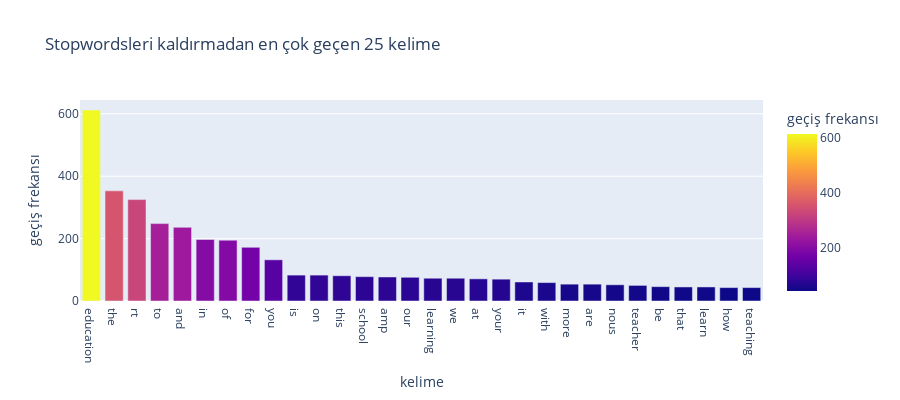

Here is the notebook cell this chart was saved with:
### Code cell
>>> from sklearn.feature_extraction.text import CountVectorizer
import plotly.express as px

def get_top_n_words(corpus, n=None):
    vec = CountVectorizer().fit(corpus)
    bag_of_words = vec.transform(corpus)
    sum_words = bag_of_words.sum(axis=0) 
    words_freq = [(word, sum_words[0, idx]) for word, idx in vec.vocabulary_.items()]
    words_freq =sorted(words_freq, key = lambda x: x[1], reverse=True)
    return words_freq[:n]
common_words = get_top_n_words(mydata["text"], 30)
df1 = pd.DataFrame(common_words, columns = ['kelime' , 'geçiş frekansı'])
fig = px.bar(df1, x='kelime', y='geçiş frekansı',
             hover_data=['kelime', 'geçiş frekansı'], color='geçiş frekansı',
             title='Stopwordsleri kaldırmadan en çok geçen 25 kelime',
             height=400)
fig.show()

### Figure 1 — Plotly figure (JSON) as saved in the notebook; plotly's stock layout.template omitted (floating-point values rounded to 4 significant figures)
{"data": [{"alignmentgroup": "True", "hovertemplate": "kelime=%{x}<br>geçiş frekansı=%{marker.color}<extra></extra>", "legendgroup": "", "marker": {"color": [612, 353, 325, 248, 236, 197, 195, 172, 132, 83, 83, 81, 78, 77, 76, 73, 73, 71, 70, 61, 59, 54, 54, 52, 50, 46, 45, 45, 43, 43], "coloraxis": "coloraxis", "pattern": {"shape": ""}}, "name": "", "offsetgroup": "", "orientation": "v", "showlegend": false, "textposition": "auto", "type": "bar", "x": ["education", "the", "rt", "to", "and", "in", "of", "for", "you", "is", "on", "this", "school", "amp", "our", "learning", "we", "at", "your", "it", "with", "more", "are", "nous", "teacher", "be", "that", "learn", "how", "teaching"], "xaxis": "x", "y": [612, 353, 325, 248, 236, 197, 195, 172, 132, 83, 83, 81, 78, 77, 76, 73, 73, 71, 70, 61, 59, 54, 54, 52, 50, 46, 45, 45, 43, 43], "yaxis": "y"}], "layout": {"barmode": "relative", "coloraxis": {"colorbar": {"title": {"text": "geçiş frekansı"}}, "colorscale": [[0, "#0d0887"], [0.1111, "#46039f"], [0.2222, "#7201a8"], [0.3333, "#9c179e"], [0.4444, "#bd3786"], [0.5556, "#d8576b"], [0.6667, "#ed7953"], [0.7778, "#fb9f3a"], [0.8889, "#fdca26"], [1, "#f0f921"]]}, "height": 400, "legend": {"tracegroupgap": 0}, "title": {"text": "Stopwordsleri kaldırmadan en çok geçen 25 kelime"}, "xaxis": {"anchor": "y", "domain": [0, 1], "title": {"text": "kelime"}}, "yaxis": {"anchor": "x", "domain": [0, 1], "title": {"text": "geçiş frekansı"}}}}
